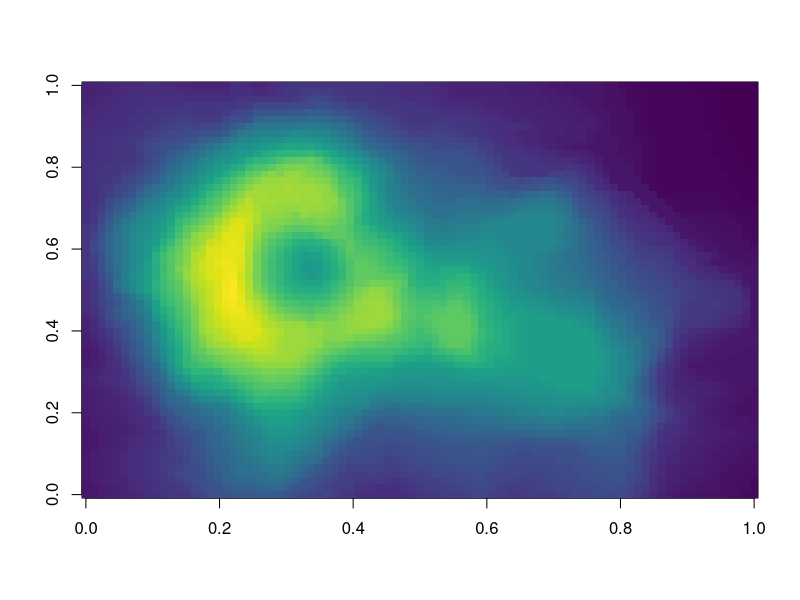
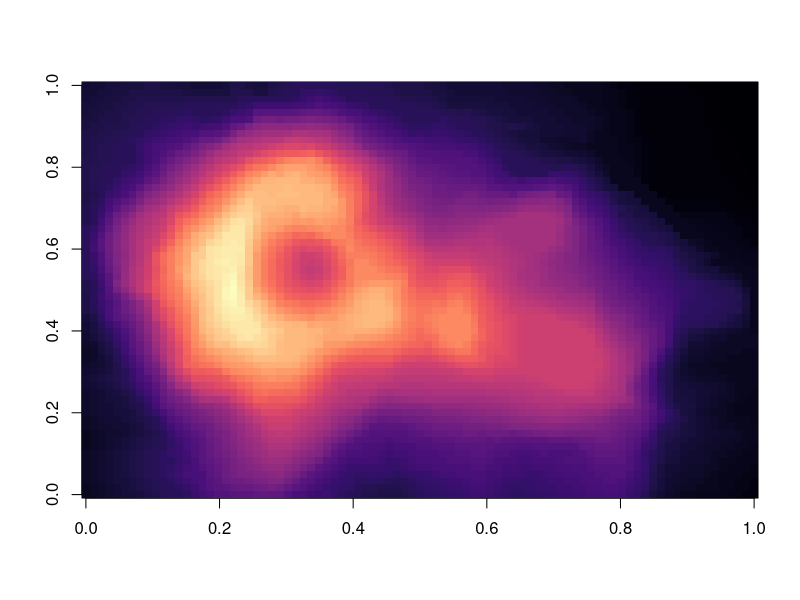

R code for these plots, in order:
## ---- chunk 1
library(viridis)
image(volcano, col = viridis(200))
## ---- chunk 2
image(volcano, col = viridis(200, option = "A"))
